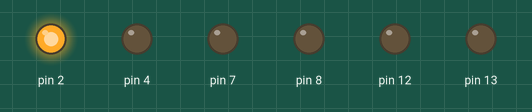
Recording of a sketch running on a simulated Arduino Uno, built with avr-gcc and run on an emulated ATmega328P. Parts: output pins drawn as LEDs (lit = HIGH).

Above: at 0.05 s.
At 0.55 s:
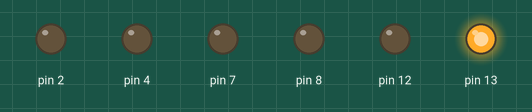
At 0.75 s:
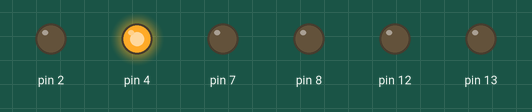
At 1.45 s:
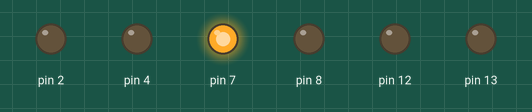
At 2.15 s:
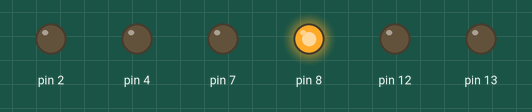
At 2.85 s:
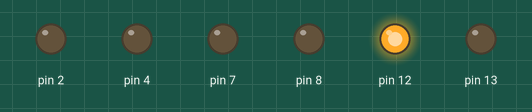
Timing chart, 0 to 3.1 s (numbered marks = the images above):
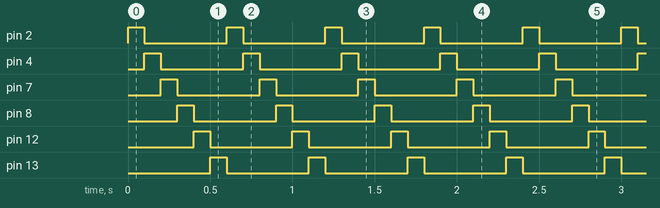

Measured:
- by itself, pin 2, pin 4, pin 7, pin 8, pin 12, pin 13: alternates HIGH for 0.10 s and LOW for 0.50 s
- by itself, everything shown: repeats every 0.60 s, in 6 steps

The sketch:

serial_blinking_of_led.ino
```cpp
void setup() {
  // put your setup code here, to run once:
  pinMode(2, OUTPUT);
  pinMode(4, OUTPUT);
  pinMode(7, OUTPUT);
  pinMode(8, OUTPUT);
  pinMode(12, OUTPUT);
  pinMode(13, OUTPUT);
}

void loop() {
  // put your main code here, to run repeatedly:
  digitalWrite(2, HIGH);
  delay(100);
  digitalWrite(2, LOW);

  digitalWrite(4, HIGH);
  delay(100);
  digitalWrite(4, LOW);

  digitalWrite(7, HIGH);
  delay(100);
  digitalWrite(7, LOW);

  digitalWrite(8, HIGH);
  delay(100);
  digitalWrite(8, LOW);

  digitalWrite(12, HIGH);
  delay(100);
  digitalWrite(12, LOW);

  digitalWrite(13, HIGH);
  delay(100);
  digitalWrite(13, LOW);
}
```
